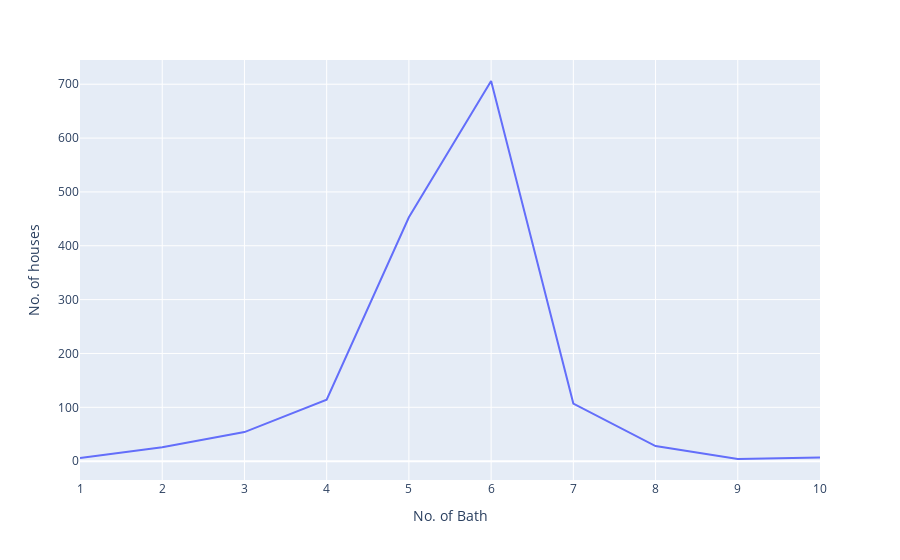

Notebook code cell kept with this figure:
### Markdown cell above
### 7. Number of baths available in houses?

### Code cell
group_bath = data.groupby(by=["Baths"]).size().reset_index(name="counts")
group_bath

fig = px.line(group_bath, x='Baths', y='counts', labels={
                     "counts": "No. of houses",
                     "Baths": "No. of Bath"
                 },)
fig.show()

### Figure 1 — Plotly figure (JSON) as saved in the notebook; plotly's stock layout.template omitted (floating-point values rounded to 4 significant figures)
{"data": [{"hovertemplate": "No. of Bath=%{x}<br>No. of houses=%{y}<extra></extra>", "legendgroup": "", "line": {"color": "#636efa", "dash": "solid"}, "marker": {"symbol": "circle"}, "mode": "lines", "name": "", "orientation": "v", "showlegend": false, "type": "scatter", "x": [1, 2, 3, 4, 5, 6, 7, 8, 9, 10], "xaxis": "x", "y": [6, 26, 54, 114, 453, 706, 107, 28, 4, 7], "yaxis": "y"}], "layout": {"legend": {"tracegroupgap": 0}, "margin": {"t": 60}, "xaxis": {"anchor": "y", "domain": [0, 1], "title": {"text": "No. of Bath"}}, "yaxis": {"anchor": "x", "domain": [0, 1], "title": {"text": "No. of houses"}}}}
